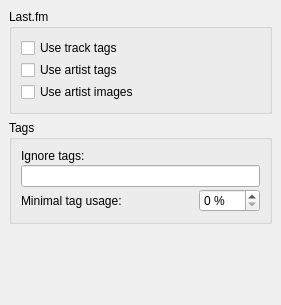
<ui version="4.0" >
 <class>LastfmOptionsPage</class>
 <widget class="QWidget" name="LastfmOptionsPage" >
  <property name="geometry" >
   <rect>
    <x>0</x>
    <y>0</y>
    <width>281</width>
    <height>305</height>
   </rect>
  </property>
  <layout class="QVBoxLayout" >
   <property name="margin" >
    <number>9</number>
   </property>
   <property name="spacing" >
    <number>6</number>
   </property>
   <item>
    <widget class="QGroupBox" name="rename_files" >
     <property name="title" >
      <string>Last.fm</string>
     </property>
     <layout class="QVBoxLayout" >
      <property name="margin" >
       <number>9</number>
      </property>
      <property name="spacing" >
       <number>2</number>
      </property>
      <item>
       <widget class="QCheckBox" name="use_track_tags" >
        <property name="text" >
         <string>Use track tags</string>
        </property>
       </widget>
      </item>
      <item>
       <widget class="QCheckBox" name="use_artist_tags" >
        <property name="text" >
         <string>Use artist tags</string>
        </property>
       </widget>
      </item>
      <item>
       <widget class="QCheckBox" name="use_artist_images" >
        <property name="text" >
         <string>Use artist images</string>
        </property>
       </widget>
      </item>
     </layout>
    </widget>
   </item>
   <item>
    <widget class="QGroupBox" name="rename_files_2" >
     <property name="title" >
      <string>Tags</string>
     </property>
     <layout class="QVBoxLayout" >
      <property name="margin" >
       <number>9</number>
      </property>
      <property name="spacing" >
       <number>2</number>
      </property>
      <item>
       <widget class="QLabel" name="ignore_tags_2" >
        <property name="text" >
         <string>Ignore tags:</string>
        </property>
       </widget>
      </item>
      <item>
       <widget class="QLineEdit" name="ignore_tags" />
      </item>
      <item>
       <layout class="QHBoxLayout" >
        <property name="margin" >
         <number>0</number>
        </property>
        <property name="spacing" >
         <number>6</number>
        </property>
        <item>
         <widget class="QLabel" name="label_4" >
          <property name="sizePolicy" >
           <sizepolicy>
            <hsizetype>7</hsizetype>
            <vsizetype>5</vsizetype>
            <horstretch>0</horstretch>
            <verstretch>0</verstretch>
           </sizepolicy>
          </property>
          <property name="text" >
           <string>Minimal tag usage:</string>
          </property>
          <property name="buddy" >
           <cstring>min_tag_usage</cstring>
          </property>
         </widget>
        </item>
        <item>
         <widget class="QSpinBox" name="min_tag_usage" >
          <property name="suffix" >
           <string> %</string>
          </property>
          <property name="maximum" >
           <number>100</number>
          </property>
         </widget>
        </item>
       </layout>
      </item>
     </layout>
    </widget>
   </item>
   <item>
    <spacer>
     <property name="orientation" >
      <enum>Qt::Vertical</enum>
     </property>
     <property name="sizeHint" >
      <size>
       <width>121</width>
       <height>20</height>
      </size>
     </property>
    </spacer>
   </item>
  </layout>
 </widget>
 <tabstops>
  <tabstop>use_track_tags</tabstop>
  <tabstop>ignore_tags</tabstop>
 </tabstops>
 <resources/>
 <connections/>
</ui>
